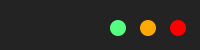
        <widget class="QFrame" name="title_bar">
         <property name="minimumSize">
          <size>
           <width>0</width>
           <height>50</height>
          </size>
         </property>
         <property name="maximumSize">
          <size>
           <width>16777215</width>
           <height>50</height>
          </size>
         </property>
         <property name="styleSheet">
          <string notr="true">
background-color: rgb(35, 35, 35);</string>
         </property>
         <property name="frameShape">
          <enum>QFrame::NoFrame</enum>
         </property>
         <property name="frameShadow">
          <enum>QFrame::Raised</enum>
         </property>
         <layout class="QHBoxLayout" name="horizontalLayout">
          <property name="leftMargin">
           <number>0</number>
          </property>
          <property name="topMargin">
           <number>0</number>
          </property>
          <property name="rightMargin">
           <number>0</number>
          </property>
          <property name="bottomMargin">
           <number>0</number>
          </property>
          <item>
           <widget class="QFrame" name="other_fields">
            <property name="frameShape">
             <enum>QFrame::NoFrame</enum>
            </property>
            <property name="frameShadow">
             <enum>QFrame::Raised</enum>
            </property>
            <layout class="QHBoxLayout" name="horizontalLayout_2">
             <property name="spacing">
              <number>0</number>
             </property>
             <property name="leftMargin">
              <number>0</number>
             </property>
             <property name="topMargin">
              <number>0</number>
             </property>
             <property name="rightMargin">
              <number>0</number>
             </property>
             <property name="bottomMargin">
              <number>0</number>
             </property>
             <item>
              <widget class="QFrame" name="logo">
               <property name="maximumSize">
                <size>
                 <width>100</width>
                 <height>16777215</height>
                </size>
               </property>
               <property name="frameShape">
                <enum>QFrame::NoFrame</enum>
               </property>
               <property name="frameShadow">
                <enum>QFrame::Raised</enum>
               </property>
               <layout class="QVBoxLayout" name="verticalLayout_2">
                <property name="leftMargin">
                 <number>0</number>
                </property>
                <property name="topMargin">
                 <number>0</number>
                </property>
                <property name="rightMargin">
                 <number>0</number>
                </property>
                <property name="bottomMargin">
                 <number>0</number>
                </property>
                <item>
                 <widget class="QLabel" name="label">
                  <property name="font">
                   <font>
                    <family>Times New Roman</family>
                    <pointsize>14</pointsize>
                    <weight>75</weight>
                    <bold>true</bold>
                   </font>
                  </property>
                  <property name="styleSheet">
                   <string notr="true">color: rgb(255, 255, 255);
padding-left:5px;</string>
                  </property>
                  <property name="text">
                   <string/>
                  </property>
                  <property name="pixmap">
                   <pixmap resource="../resource/asset.qrc">:/icons/asset/layers.svg</pixmap>
                  </property>
                  <property name="margin">
                   <number>10</number>
                  </property>
                 </widget>
                </item>
               </layout>
              </widget>
             </item>
             <item>
              <widget class="QFrame" name="options">
               <property name="frameShape">
                <enum>QFrame::NoFrame</enum>
               </property>
               <property name="frameShadow">
                <enum>QFrame::Raised</enum>
               </property>
              </widget>
             </item>
            </layout>
           </widget>
          </item>
          <item>
           <widget class="QFrame" name="controls_frame">
            <property name="minimumSize">
             <size>
              <width>100</width>
              <height>0</height>
             </size>
            </property>
            <property name="maximumSize">
             <size>
              <width>100</width>
              <height>16777215</height>
             </size>
            </property>
            <property name="frameShape">
             <enum>QFrame::NoFrame</enum>
            </property>
            <property name="frameShadow">
             <enum>QFrame::Raised</enum>
            </property>
            <widget class="QPushButton" name="btn_maximize">
             <property name="geometry">
              <rect>
               <x>40</x>
               <y>20</y>
               <width>16</width>
               <height>16</height>
              </rect>
             </property>
             <property name="minimumSize">
              <size>
               <width>16</width>
               <height>16</height>
              </size>
             </property>
             <property name="maximumSize">
              <size>
               <width>17</width>
               <height>17</height>
              </size>
             </property>
             <property name="styleSheet">
              <string notr="true">QPushButton{
	
	background-color: rgb(255, 170, 0);
	border:none;
	border-radius: 8px;
}

QPushButton:hover{	
	background-color: rgba(255, 170, 0,150);
	
}</string>
             </property>
             <property name="text">
              <string/>
             </property>
            </widget>
            <widget class="QPushButton" name="btn_minimize">
             <property name="geometry">
              <rect>
               <x>10</x>
               <y>20</y>
               <width>16</width>
               <height>16</height>
              </rect>
             </property>
             <property name="minimumSize">
              <size>
               <width>16</width>
               <height>16</height>
              </size>
             </property>
             <property name="maximumSize">
              <size>
               <width>17</width>
               <height>17</height>
              </size>
             </property>
             <property name="styleSheet">
              <string notr="true">QPushButton{
	background-color: rgb(85, 255, 127);
	border:none;
	border-radius: 8px;
}

QPushButton:hover{	
	background-color: rgba(85, 255, 127,150);
	
}</string>
             </property>
             <property name="text">
              <string/>
             </property>
            </widget>
            <widget class="QPushButton" name="btn_close">
             <property name="geometry">
              <rect>
               <x>70</x>
               <y>20</y>
               <width>16</width>
               <height>16</height>
              </rect>
             </property>
             <property name="minimumSize">
              <size>
               <width>16</width>
               <height>16</height>
              </size>
             </property>
             <property name="maximumSize">
              <size>
               <width>17</width>
               <height>17</height>
              </size>
             </property>
             <property name="styleSheet">
              <string notr="true">QPushButton{
	background-color: rgb(255, 0, 0);
	border:none;
	border-radius: 8px;
}

QPushButton:hover{	
	background-color: rgba(255, 0, 0,150);
	
}</string>
             </property>
             <property name="text">
              <string/>
             </property>
            </widget>
           </widget>
          </item>
         </layout>
        </widget>
